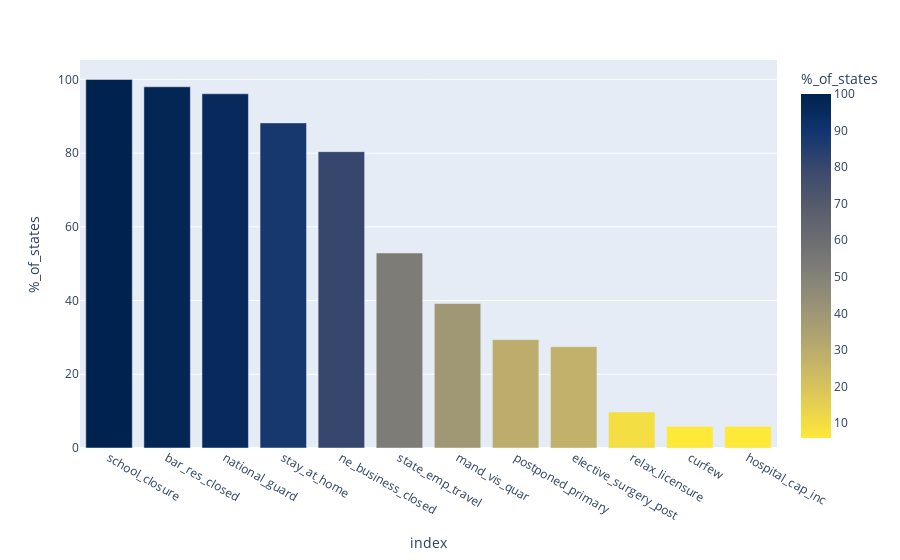

The notebook cell this image was saved under:
### Code cell
# Answer Question 2
q2_df = df.drop(['gather_limit'], axis = 1)
# Create new data frame to store grouped results
output = pd.DataFrame()
output['%_of_states'] = q2_df.sum()
output['%_of_states'] = round(output['%_of_states']/51*100,1)
output = output.sort_values(by='%_of_states', ascending=False)
fig = px.bar(output, y='%_of_states',color='%_of_states',color_continuous_scale=px.colors.sequential.Cividis_r)
fig.show()

### Figure 1 — Plotly figure (JSON) as saved in the notebook; plotly's stock layout.template omitted (floating-point values rounded to 4 significant figures)
{"data": [{"alignmentgroup": "True", "hovertemplate": "index=%{x}<br>%_of_states=%{marker.color}<extra></extra>", "legendgroup": "", "marker": {"color": [100, 98, 96.1, 88.2, 80.4, 52.9, 39.2, 29.4, 27.5, 9.8, 5.9, 5.9], "coloraxis": "coloraxis"}, "name": "", "offsetgroup": "", "orientation": "v", "showlegend": false, "textposition": "auto", "type": "bar", "x": ["school_closure", "bar_res_closed", "national_guard", "stay_at_home", "ne_business_closed", "state_emp_travel", "mand_vis_quar", "postponed_primary", "elective_surgery_post", "relax_licensure", "curfew", "hospital_cap_inc"], "xaxis": "x", "y": [100, 98, 96.1, 88.2, 80.4, 52.9, 39.2, 29.4, 27.5, 9.8, 5.9, 5.9], "yaxis": "y"}], "layout": {"barmode": "relative", "coloraxis": {"colorbar": {"title": {"text": "%_of_states"}}, "colorscale": [[0, "#fee838"], [0.1111, "#e1cc55"], [0.2222, "#c3b369"], [0.3333, "#a59c74"], [0.4444, "#8a8678"], [0.5556, "#707173"], [0.6667, "#575d6d"], [0.7778, "#3b496c"], [0.8889, "#123570"], [1, "#00224e"]]}, "legend": {"tracegroupgap": 0}, "margin": {"t": 60}, "xaxis": {"anchor": "y", "domain": [0, 1], "title": {"text": "index"}}, "yaxis": {"anchor": "x", "domain": [0, 1], "title": {"text": "%_of_states"}}}}
